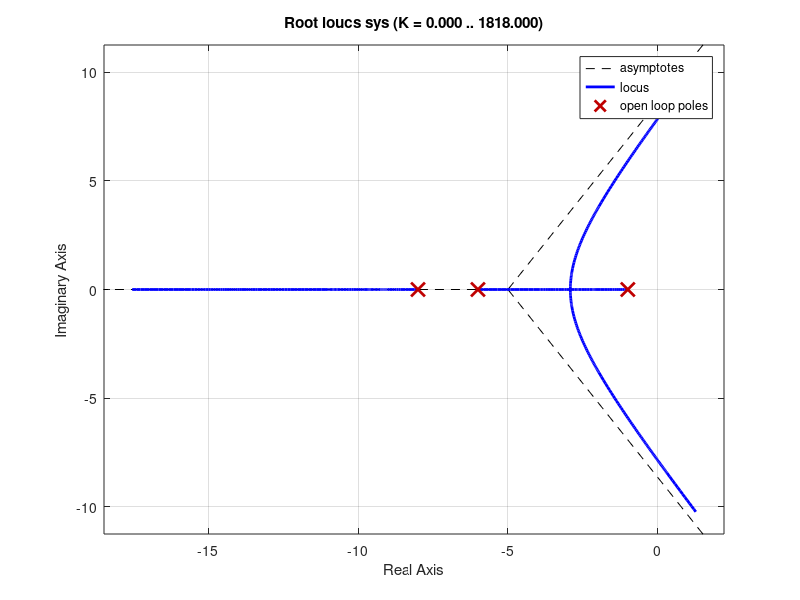

MATLAB code to generate this figure: (Note: this script raises an error after producing the figure.)
% Overshoot is 10%
clc; clear; close all;
format compact;

s= tf('s');
sys = 1/((s+1)*(s+8)*(s+6));      % uncompensated system
OS = 0.10;                        % Given %OS
zeta = -log(OS)/(pi^2+(log(OS))^2)^0.5;
rlocus(sys);
sgrid(zeta,0);
axis([-10 5 -5 5])
[k,] = rlocfind(sys)
uncomp_sys = k*sys;

%% Lag compensation by factor of 10
controller_pole = 1/(s+0.001);
controller_zero = (s+0.0141);
lag_comp_sys = uncomp_sys*controller_pole*controller_zero;

%let's see the root locus now again
figure()
subplot(211), rlocus(sys),title('Uncompensated Root Locus')
subplot(212), rlocus(lag_comp_sys),title('Root locus after adding pole and zero')

%% Now check the Error after Lag Compensation
%Uncompensated error
t = 0:0.01:10000;
R_s = 1/s;

Open_s = uncomp_sys;
Close_s = Open_s/(1+Open_s);
C_s = R_s*Close_s;
E_s = R_s - C_s;
uncomp_error = impulse(E_s, t);

% Compensated Error
Open_s = lag_comp_sys;
Close_s = Open_s/(1+Open_s);
C_s = R_s*Close_s;
E_s = R_s - C_s;
comp_error = impulse(E_s, t);

%Plotting result
figure()

plot(t,uncomp_error,"r",t,comp_error,"b"),title("Error Analysis");
xlabel("Time(Second)"); ylabel("Amplitude");
legend('Uncompensated error','Compensated Error');